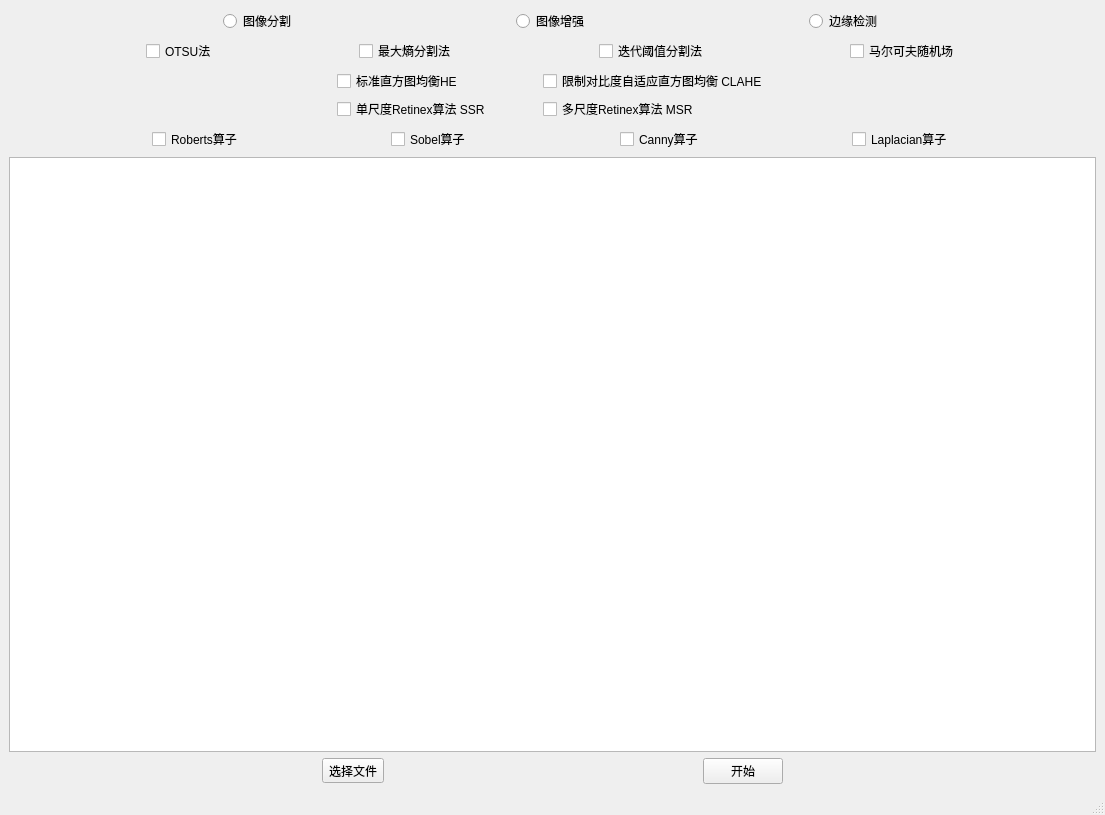
<?xml version="1.0" encoding="UTF-8"?>
<ui version="4.0">
 <class>MainWindow</class>
 <widget class="QMainWindow" name="MainWindow">
  <property name="geometry">
   <rect>
    <x>0</x>
    <y>0</y>
    <width>1105</width>
    <height>815</height>
   </rect>
  </property>
  <property name="windowTitle">
   <string>MainWindow</string>
  </property>
  <property name="inputMethodHints">
   <set>Qt::ImhNone</set>
  </property>
  <widget class="QWidget" name="centralwidget">
   <layout class="QVBoxLayout" name="verticalLayout">
    <item>
     <layout class="QHBoxLayout" name="horizontalLayout">
      <item>
       <spacer name="horizontalSpacer">
        <property name="orientation">
         <enum>Qt::Horizontal</enum>
        </property>
        <property name="sizeHint" stdset="0">
         <size>
          <width>38</width>
          <height>17</height>
         </size>
        </property>
       </spacer>
      </item>
      <item>
       <widget class="QRadioButton" name="radioButton">
        <property name="styleSheet">
         <string notr="true">font: 20pt &quot;宋体&quot;;</string>
        </property>
        <property name="text">
         <string>图像分割</string>
        </property>
       </widget>
      </item>
      <item>
       <spacer name="horizontalSpacer_3">
        <property name="orientation">
         <enum>Qt::Horizontal</enum>
        </property>
        <property name="sizeHint" stdset="0">
         <size>
          <width>40</width>
          <height>20</height>
         </size>
        </property>
       </spacer>
      </item>
      <item>
       <widget class="QRadioButton" name="radioButton_2">
        <property name="styleSheet">
         <string notr="true">font: 20pt &quot;宋体&quot;;</string>
        </property>
        <property name="text">
         <string>图像增强</string>
        </property>
       </widget>
      </item>
      <item>
       <spacer name="horizontalSpacer_4">
        <property name="orientation">
         <enum>Qt::Horizontal</enum>
        </property>
        <property name="sizeHint" stdset="0">
         <size>
          <width>40</width>
          <height>20</height>
         </size>
        </property>
       </spacer>
      </item>
      <item>
       <widget class="QRadioButton" name="radioButton_3">
        <property name="styleSheet">
         <string notr="true">font: 20pt &quot;宋体&quot;;</string>
        </property>
        <property name="text">
         <string>边缘检测</string>
        </property>
       </widget>
      </item>
      <item>
       <spacer name="horizontalSpacer_2">
        <property name="orientation">
         <enum>Qt::Horizontal</enum>
        </property>
        <property name="sizeHint" stdset="0">
         <size>
          <width>40</width>
          <height>20</height>
         </size>
        </property>
       </spacer>
      </item>
     </layout>
    </item>
    <item>
     <layout class="QGridLayout" name="gridLayout_3">
      <item row="0" column="4">
       <spacer name="horizontalSpacer_12">
        <property name="orientation">
         <enum>Qt::Horizontal</enum>
        </property>
        <property name="sizeHint" stdset="0">
         <size>
          <width>40</width>
          <height>20</height>
         </size>
        </property>
       </spacer>
      </item>
      <item row="0" column="1">
       <widget class="QCheckBox" name="checkBox">
        <property name="enabled">
         <bool>true</bool>
        </property>
        <property name="tabletTracking">
         <bool>false</bool>
        </property>
        <property name="autoFillBackground">
         <bool>false</bool>
        </property>
        <property name="styleSheet">
         <string notr="true">font: 16pt &quot;宋体&quot;;</string>
        </property>
        <property name="inputMethodHints">
         <set>Qt::ImhHiddenText</set>
        </property>
        <property name="text">
         <string>OTSU法</string>
        </property>
        <property name="checkable">
         <bool>true</bool>
        </property>
       </widget>
      </item>
      <item row="0" column="6">
       <spacer name="horizontalSpacer_13">
        <property name="orientation">
         <enum>Qt::Horizontal</enum>
        </property>
        <property name="sizeHint" stdset="0">
         <size>
          <width>40</width>
          <height>20</height>
         </size>
        </property>
       </spacer>
      </item>
      <item row="0" column="2">
       <spacer name="horizontalSpacer_11">
        <property name="orientation">
         <enum>Qt::Horizontal</enum>
        </property>
        <property name="sizeHint" stdset="0">
         <size>
          <width>40</width>
          <height>20</height>
         </size>
        </property>
       </spacer>
      </item>
      <item row="0" column="7">
       <widget class="QCheckBox" name="checkBox_4">
        <property name="styleSheet">
         <string notr="true">font: 16pt &quot;宋体&quot;;</string>
        </property>
        <property name="text">
         <string>马尔可夫随机场</string>
        </property>
       </widget>
      </item>
      <item row="0" column="0">
       <spacer name="horizontalSpacer_10">
        <property name="orientation">
         <enum>Qt::Horizontal</enum>
        </property>
        <property name="sizeHint" stdset="0">
         <size>
          <width>40</width>
          <height>20</height>
         </size>
        </property>
       </spacer>
      </item>
      <item row="0" column="3">
       <widget class="QCheckBox" name="checkBox_2">
        <property name="enabled">
         <bool>true</bool>
        </property>
        <property name="styleSheet">
         <string notr="true">font: 16pt &quot;宋体&quot;;</string>
        </property>
        <property name="text">
         <string>最大熵分割法</string>
        </property>
       </widget>
      </item>
      <item row="0" column="5">
       <widget class="QCheckBox" name="checkBox_3">
        <property name="styleSheet">
         <string notr="true">font: 16pt &quot;宋体&quot;;</string>
        </property>
        <property name="text">
         <string>迭代阈值分割法</string>
        </property>
       </widget>
      </item>
      <item row="0" column="8">
       <spacer name="horizontalSpacer_16">
        <property name="orientation">
         <enum>Qt::Horizontal</enum>
        </property>
        <property name="sizeHint" stdset="0">
         <size>
          <width>40</width>
          <height>20</height>
         </size>
        </property>
       </spacer>
      </item>
     </layout>
    </item>
    <item>
     <layout class="QGridLayout" name="gridLayout">
      <property name="verticalSpacing">
       <number>4</number>
      </property>
      <item row="0" column="1">
       <widget class="QCheckBox" name="checkBox_5">
        <property name="enabled">
         <bool>true</bool>
        </property>
        <property name="tabletTracking">
         <bool>false</bool>
        </property>
        <property name="autoFillBackground">
         <bool>false</bool>
        </property>
        <property name="styleSheet">
         <string notr="true">font: 16pt &quot;宋体&quot;;</string>
        </property>
        <property name="inputMethodHints">
         <set>Qt::ImhHiddenText</set>
        </property>
        <property name="text">
         <string>标准直方图均衡HE</string>
        </property>
        <property name="checkable">
         <bool>true</bool>
        </property>
       </widget>
      </item>
      <item row="0" column="5">
       <spacer name="horizontalSpacer_15">
        <property name="orientation">
         <enum>Qt::Horizontal</enum>
        </property>
        <property name="sizeHint" stdset="0">
         <size>
          <width>40</width>
          <height>20</height>
         </size>
        </property>
       </spacer>
      </item>
      <item row="2" column="4">
       <widget class="QCheckBox" name="checkBox_9">
        <property name="styleSheet">
         <string notr="true">font: 16pt &quot;宋体&quot;;</string>
        </property>
        <property name="text">
         <string>多尺度Retinex算法 MSR</string>
        </property>
       </widget>
      </item>
      <item row="0" column="0">
       <spacer name="horizontalSpacer_14">
        <property name="orientation">
         <enum>Qt::Horizontal</enum>
        </property>
        <property name="sizeHint" stdset="0">
         <size>
          <width>40</width>
          <height>20</height>
         </size>
        </property>
       </spacer>
      </item>
      <item row="0" column="2" colspan="2">
       <spacer name="horizontalSpacer_5">
        <property name="orientation">
         <enum>Qt::Horizontal</enum>
        </property>
        <property name="sizeHint" stdset="0">
         <size>
          <width>40</width>
          <height>20</height>
         </size>
        </property>
       </spacer>
      </item>
      <item row="2" column="2" colspan="2">
       <spacer name="horizontalSpacer_6">
        <property name="orientation">
         <enum>Qt::Horizontal</enum>
        </property>
        <property name="sizeHint" stdset="0">
         <size>
          <width>40</width>
          <height>20</height>
         </size>
        </property>
       </spacer>
      </item>
      <item row="2" column="1">
       <widget class="QCheckBox" name="checkBox_8">
        <property name="styleSheet">
         <string notr="true">font: 16pt &quot;宋体&quot;;</string>
        </property>
        <property name="text">
         <string>单尺度Retinex算法 SSR</string>
        </property>
       </widget>
      </item>
      <item row="0" column="4">
       <widget class="QCheckBox" name="checkBox_7">
        <property name="styleSheet">
         <string notr="true">font: 16pt &quot;宋体&quot;;</string>
        </property>
        <property name="text">
         <string>限制对比度自适应直方图均衡 CLAHE</string>
        </property>
       </widget>
      </item>
     </layout>
    </item>
    <item>
     <layout class="QGridLayout" name="gridLayout_2">
      <item row="0" column="3">
       <widget class="QCheckBox" name="checkBox_10">
        <property name="enabled">
         <bool>true</bool>
        </property>
        <property name="tabletTracking">
         <bool>false</bool>
        </property>
        <property name="autoFillBackground">
         <bool>false</bool>
        </property>
        <property name="styleSheet">
         <string notr="true">font: 16pt &quot;宋体&quot;;</string>
        </property>
        <property name="inputMethodHints">
         <set>Qt::ImhHiddenText</set>
        </property>
        <property name="text">
         <string>Sobel算子</string>
        </property>
        <property name="checkable">
         <bool>true</bool>
        </property>
       </widget>
      </item>
      <item row="0" column="0">
       <spacer name="horizontalSpacer_19">
        <property name="orientation">
         <enum>Qt::Horizontal</enum>
        </property>
        <property name="sizeHint" stdset="0">
         <size>
          <width>40</width>
          <height>20</height>
         </size>
        </property>
       </spacer>
      </item>
      <item row="0" column="7">
       <widget class="QCheckBox" name="checkBox_14">
        <property name="styleSheet">
         <string notr="true">font: 16pt &quot;宋体&quot;;</string>
        </property>
        <property name="text">
         <string>Laplacian算子</string>
        </property>
       </widget>
      </item>
      <item row="0" column="2">
       <spacer name="horizontalSpacer_17">
        <property name="orientation">
         <enum>Qt::Horizontal</enum>
        </property>
        <property name="sizeHint" stdset="0">
         <size>
          <width>40</width>
          <height>20</height>
         </size>
        </property>
       </spacer>
      </item>
      <item row="0" column="5">
       <widget class="QCheckBox" name="checkBox_13">
        <property name="styleSheet">
         <string notr="true">font: 16pt &quot;宋体&quot;;</string>
        </property>
        <property name="text">
         <string>Canny算子</string>
        </property>
       </widget>
      </item>
      <item row="0" column="4">
       <spacer name="horizontalSpacer_21">
        <property name="orientation">
         <enum>Qt::Horizontal</enum>
        </property>
        <property name="sizeHint" stdset="0">
         <size>
          <width>40</width>
          <height>20</height>
         </size>
        </property>
       </spacer>
      </item>
      <item row="0" column="9">
       <spacer name="horizontalSpacer_20">
        <property name="orientation">
         <enum>Qt::Horizontal</enum>
        </property>
        <property name="sizeHint" stdset="0">
         <size>
          <width>40</width>
          <height>20</height>
         </size>
        </property>
       </spacer>
      </item>
      <item row="0" column="1">
       <widget class="QCheckBox" name="checkBox_12">
        <property name="styleSheet">
         <string notr="true">font: 16pt &quot;宋体&quot;;</string>
        </property>
        <property name="text">
         <string>Roberts算子</string>
        </property>
       </widget>
      </item>
      <item row="0" column="6">
       <spacer name="horizontalSpacer_18">
        <property name="orientation">
         <enum>Qt::Horizontal</enum>
        </property>
        <property name="sizeHint" stdset="0">
         <size>
          <width>40</width>
          <height>20</height>
         </size>
        </property>
       </spacer>
      </item>
     </layout>
    </item>
    <item>
     <widget class="QGraphicsView" name="graphicsView"/>
    </item>
    <item>
     <layout class="QHBoxLayout" name="horizontalLayout_3">
      <item>
       <spacer name="horizontalSpacer_7">
        <property name="orientation">
         <enum>Qt::Horizontal</enum>
        </property>
        <property name="sizeHint" stdset="0">
         <size>
          <width>40</width>
          <height>20</height>
         </size>
        </property>
       </spacer>
      </item>
      <item>
       <widget class="QToolButton" name="toolButton">
        <property name="text">
         <string>选择文件</string>
        </property>
        <property name="checkable">
         <bool>false</bool>
        </property>
       </widget>
      </item>
      <item>
       <spacer name="horizontalSpacer_8">
        <property name="orientation">
         <enum>Qt::Horizontal</enum>
        </property>
        <property name="sizeHint" stdset="0">
         <size>
          <width>40</width>
          <height>20</height>
         </size>
        </property>
       </spacer>
      </item>
      <item>
       <widget class="QPushButton" name="pushButton_2">
        <property name="styleSheet">
         <string notr="true">font: 22pt &quot;黑体&quot;;</string>
        </property>
        <property name="text">
         <string>开始</string>
        </property>
       </widget>
      </item>
      <item>
       <spacer name="horizontalSpacer_9">
        <property name="orientation">
         <enum>Qt::Horizontal</enum>
        </property>
        <property name="sizeHint" stdset="0">
         <size>
          <width>40</width>
          <height>20</height>
         </size>
        </property>
       </spacer>
      </item>
     </layout>
    </item>
   </layout>
   <zorder>graphicsView</zorder>
   <zorder></zorder>
  </widget>
  <widget class="QMenuBar" name="menubar">
   <property name="geometry">
    <rect>
     <x>0</x>
     <y>0</y>
     <width>1105</width>
     <height>26</height>
    </rect>
   </property>
  </widget>
  <widget class="QStatusBar" name="statusbar"/>
 </widget>
 <resources/>
 <connections>
  <connection>
   <sender>radioButton</sender>
   <signal>clicked(bool)</signal>
   <receiver>checkBox_2</receiver>
   <slot>setVisible(bool)</slot>
   <hints>
    <hint type="sourcelabel">
     <x>291</x>
     <y>74</y>
    </hint>
    <hint type="destinationlabel">
     <x>364</x>
     <y>114</y>
    </hint>
   </hints>
  </connection>
  <connection>
   <sender>radioButton</sender>
   <signal>clicked(bool)</signal>
   <receiver>checkBox_3</receiver>
   <slot>setVisible(bool)</slot>
   <hints>
    <hint type="sourcelabel">
     <x>318</x>
     <y>74</y>
    </hint>
    <hint type="destinationlabel">
     <x>737</x>
     <y>114</y>
    </hint>
   </hints>
  </connection>
  <connection>
   <sender>radioButton</sender>
   <signal>clicked(bool)</signal>
   <receiver>checkBox</receiver>
   <slot>setVisible(bool)</slot>
   <hints>
    <hint type="sourcelabel">
     <x>318</x>
     <y>74</y>
    </hint>
    <hint type="destinationlabel">
     <x>78</x>
     <y>114</y>
    </hint>
   </hints>
  </connection>
  <connection>
   <sender>radioButton_2</sender>
   <signal>clicked(bool)</signal>
   <receiver>checkBox_2</receiver>
   <slot>setHidden(bool)</slot>
   <hints>
    <hint type="sourcelabel">
     <x>631</x>
     <y>74</y>
    </hint>
    <hint type="destinationlabel">
     <x>388</x>
     <y>114</y>
    </hint>
   </hints>
  </connection>
  <connection>
   <sender>radioButton</sender>
   <signal>clicked(bool)</signal>
   <receiver>checkBox_4</receiver>
   <slot>setVisible(bool)</slot>
   <hints>
    <hint type="sourcelabel">
     <x>318</x>
     <y>74</y>
    </hint>
    <hint type="destinationlabel">
     <x>1026</x>
     <y>114</y>
    </hint>
   </hints>
  </connection>
  <connection>
   <sender>radioButton_3</sender>
   <signal>clicked(bool)</signal>
   <receiver>checkBox_4</receiver>
   <slot>setHidden(bool)</slot>
   <hints>
    <hint type="sourcelabel">
     <x>945</x>
     <y>74</y>
    </hint>
    <hint type="destinationlabel">
     <x>1026</x>
     <y>114</y>
    </hint>
   </hints>
  </connection>
  <connection>
   <sender>radioButton_2</sender>
   <signal>clicked(bool)</signal>
   <receiver>checkBox_3</receiver>
   <slot>setHidden(bool)</slot>
   <hints>
    <hint type="sourcelabel">
     <x>631</x>
     <y>74</y>
    </hint>
    <hint type="destinationlabel">
     <x>737</x>
     <y>114</y>
    </hint>
   </hints>
  </connection>
  <connection>
   <sender>radioButton_3</sender>
   <signal>clicked(bool)</signal>
   <receiver>checkBox_2</receiver>
   <slot>setHidden(bool)</slot>
   <hints>
    <hint type="sourcelabel">
     <x>945</x>
     <y>74</y>
    </hint>
    <hint type="destinationlabel">
     <x>418</x>
     <y>114</y>
    </hint>
   </hints>
  </connection>
  <connection>
   <sender>radioButton_2</sender>
   <signal>clicked(bool)</signal>
   <receiver>checkBox</receiver>
   <slot>setHidden(bool)</slot>
   <hints>
    <hint type="sourcelabel">
     <x>631</x>
     <y>74</y>
    </hint>
    <hint type="destinationlabel">
     <x>78</x>
     <y>114</y>
    </hint>
   </hints>
  </connection>
  <connection>
   <sender>radioButton_2</sender>
   <signal>clicked(bool)</signal>
   <receiver>checkBox_4</receiver>
   <slot>setHidden(bool)</slot>
   <hints>
    <hint type="sourcelabel">
     <x>631</x>
     <y>74</y>
    </hint>
    <hint type="destinationlabel">
     <x>1026</x>
     <y>114</y>
    </hint>
   </hints>
  </connection>
  <connection>
   <sender>radioButton_3</sender>
   <signal>clicked(bool)</signal>
   <receiver>checkBox</receiver>
   <slot>setHidden(bool)</slot>
   <hints>
    <hint type="sourcelabel">
     <x>945</x>
     <y>74</y>
    </hint>
    <hint type="destinationlabel">
     <x>96</x>
     <y>114</y>
    </hint>
   </hints>
  </connection>
  <connection>
   <sender>radioButton_3</sender>
   <signal>clicked(bool)</signal>
   <receiver>checkBox_3</receiver>
   <slot>setHidden(bool)</slot>
   <hints>
    <hint type="sourcelabel">
     <x>945</x>
     <y>74</y>
    </hint>
    <hint type="destinationlabel">
     <x>737</x>
     <y>114</y>
    </hint>
   </hints>
  </connection>
  <connection>
   <sender>radioButton</sender>
   <signal>clicked(bool)</signal>
   <receiver>checkBox_5</receiver>
   <slot>setHidden(bool)</slot>
   <hints>
    <hint type="sourcelabel">
     <x>317</x>
     <y>56</y>
    </hint>
    <hint type="destinationlabel">
     <x>145</x>
     <y>131</y>
    </hint>
   </hints>
  </connection>
  <connection>
   <sender>radioButton</sender>
   <signal>clicked(bool)</signal>
   <receiver>checkBox_7</receiver>
   <slot>setHidden(bool)</slot>
   <hints>
    <hint type="sourcelabel">
     <x>264</x>
     <y>71</y>
    </hint>
    <hint type="destinationlabel">
     <x>186</x>
     <y>161</y>
    </hint>
   </hints>
  </connection>
  <connection>
   <sender>radioButton</sender>
   <signal>clicked(bool)</signal>
   <receiver>checkBox_8</receiver>
   <slot>setHidden(bool)</slot>
   <hints>
    <hint type="sourcelabel">
     <x>273</x>
     <y>44</y>
    </hint>
    <hint type="destinationlabel">
     <x>207</x>
     <y>199</y>
    </hint>
   </hints>
  </connection>
  <connection>
   <sender>radioButton</sender>
   <signal>clicked(bool)</signal>
   <receiver>checkBox_9</receiver>
   <slot>setHidden(bool)</slot>
   <hints>
    <hint type="sourcelabel">
     <x>282</x>
     <y>42</y>
    </hint>
    <hint type="destinationlabel">
     <x>607</x>
     <y>196</y>
    </hint>
   </hints>
  </connection>
  <connection>
   <sender>radioButton_2</sender>
   <signal>clicked(bool)</signal>
   <receiver>checkBox_5</receiver>
   <slot>setVisible(bool)</slot>
   <hints>
    <hint type="sourcelabel">
     <x>596</x>
     <y>57</y>
    </hint>
    <hint type="destinationlabel">
     <x>217</x>
     <y>126</y>
    </hint>
   </hints>
  </connection>
  <connection>
   <sender>radioButton_2</sender>
   <signal>clicked(bool)</signal>
   <receiver>checkBox_7</receiver>
   <slot>setVisible(bool)</slot>
   <hints>
    <hint type="sourcelabel">
     <x>475</x>
     <y>72</y>
    </hint>
    <hint type="destinationlabel">
     <x>269</x>
     <y>164</y>
    </hint>
   </hints>
  </connection>
  <connection>
   <sender>radioButton_2</sender>
   <signal>clicked(bool)</signal>
   <receiver>checkBox_8</receiver>
   <slot>setVisible(bool)</slot>
   <hints>
    <hint type="sourcelabel">
     <x>573</x>
     <y>56</y>
    </hint>
    <hint type="destinationlabel">
     <x>237</x>
     <y>198</y>
    </hint>
   </hints>
  </connection>
  <connection>
   <sender>radioButton_2</sender>
   <signal>clicked(bool)</signal>
   <receiver>checkBox_9</receiver>
   <slot>setVisible(bool)</slot>
   <hints>
    <hint type="sourcelabel">
     <x>599</x>
     <y>49</y>
    </hint>
    <hint type="destinationlabel">
     <x>646</x>
     <y>205</y>
    </hint>
   </hints>
  </connection>
  <connection>
   <sender>radioButton_3</sender>
   <signal>clicked(bool)</signal>
   <receiver>checkBox_5</receiver>
   <slot>setHidden(bool)</slot>
   <hints>
    <hint type="sourcelabel">
     <x>827</x>
     <y>49</y>
    </hint>
    <hint type="destinationlabel">
     <x>250</x>
     <y>124</y>
    </hint>
   </hints>
  </connection>
  <connection>
   <sender>radioButton_3</sender>
   <signal>clicked(bool)</signal>
   <receiver>checkBox_7</receiver>
   <slot>setHidden(bool)</slot>
   <hints>
    <hint type="sourcelabel">
     <x>905</x>
     <y>48</y>
    </hint>
    <hint type="destinationlabel">
     <x>294</x>
     <y>171</y>
    </hint>
   </hints>
  </connection>
  <connection>
   <sender>radioButton_3</sender>
   <signal>clicked(bool)</signal>
   <receiver>checkBox_8</receiver>
   <slot>setHidden(bool)</slot>
   <hints>
    <hint type="sourcelabel">
     <x>909</x>
     <y>50</y>
    </hint>
    <hint type="destinationlabel">
     <x>312</x>
     <y>199</y>
    </hint>
   </hints>
  </connection>
  <connection>
   <sender>radioButton_3</sender>
   <signal>clicked(bool)</signal>
   <receiver>checkBox_9</receiver>
   <slot>setHidden(bool)</slot>
   <hints>
    <hint type="sourcelabel">
     <x>909</x>
     <y>62</y>
    </hint>
    <hint type="destinationlabel">
     <x>665</x>
     <y>215</y>
    </hint>
   </hints>
  </connection>
  <connection>
   <sender>radioButton</sender>
   <signal>clicked(bool)</signal>
   <receiver>checkBox_10</receiver>
   <slot>setHidden(bool)</slot>
   <hints>
    <hint type="sourcelabel">
     <x>289</x>
     <y>67</y>
    </hint>
    <hint type="destinationlabel">
     <x>171</x>
     <y>242</y>
    </hint>
   </hints>
  </connection>
  <connection>
   <sender>radioButton</sender>
   <signal>clicked(bool)</signal>
   <receiver>checkBox_12</receiver>
   <slot>setHidden(bool)</slot>
   <hints>
    <hint type="sourcelabel">
     <x>303</x>
     <y>54</y>
    </hint>
    <hint type="destinationlabel">
     <x>813</x>
     <y>238</y>
    </hint>
   </hints>
  </connection>
  <connection>
   <sender>radioButton</sender>
   <signal>clicked(bool)</signal>
   <receiver>checkBox_13</receiver>
   <slot>setHidden(bool)</slot>
   <hints>
    <hint type="sourcelabel">
     <x>290</x>
     <y>71</y>
    </hint>
    <hint type="destinationlabel">
     <x>178</x>
     <y>277</y>
    </hint>
   </hints>
  </connection>
  <connection>
   <sender>radioButton</sender>
   <signal>clicked(bool)</signal>
   <receiver>checkBox_14</receiver>
   <slot>setHidden(bool)</slot>
   <hints>
    <hint type="sourcelabel">
     <x>245</x>
     <y>60</y>
    </hint>
    <hint type="destinationlabel">
     <x>458</x>
     <y>272</y>
    </hint>
   </hints>
  </connection>
  <connection>
   <sender>radioButton_2</sender>
   <signal>clicked(bool)</signal>
   <receiver>checkBox_10</receiver>
   <slot>setHidden(bool)</slot>
   <hints>
    <hint type="sourcelabel">
     <x>473</x>
     <y>58</y>
    </hint>
    <hint type="destinationlabel">
     <x>207</x>
     <y>238</y>
    </hint>
   </hints>
  </connection>
  <connection>
   <sender>radioButton_2</sender>
   <signal>clicked(bool)</signal>
   <receiver>checkBox_12</receiver>
   <slot>setHidden(bool)</slot>
   <hints>
    <hint type="sourcelabel">
     <x>563</x>
     <y>57</y>
    </hint>
    <hint type="destinationlabel">
     <x>836</x>
     <y>254</y>
    </hint>
   </hints>
  </connection>
  <connection>
   <sender>radioButton_2</sender>
   <signal>clicked(bool)</signal>
   <receiver>checkBox_13</receiver>
   <slot>setHidden(bool)</slot>
   <hints>
    <hint type="sourcelabel">
     <x>631</x>
     <y>74</y>
    </hint>
    <hint type="destinationlabel">
     <x>198</x>
     <y>277</y>
    </hint>
   </hints>
  </connection>
  <connection>
   <sender>radioButton_2</sender>
   <signal>clicked(bool)</signal>
   <receiver>checkBox_14</receiver>
   <slot>setHidden(bool)</slot>
   <hints>
    <hint type="sourcelabel">
     <x>550</x>
     <y>54</y>
    </hint>
    <hint type="destinationlabel">
     <x>480</x>
     <y>275</y>
    </hint>
   </hints>
  </connection>
  <connection>
   <sender>radioButton_3</sender>
   <signal>clicked(bool)</signal>
   <receiver>checkBox_10</receiver>
   <slot>setVisible(bool)</slot>
   <hints>
    <hint type="sourcelabel">
     <x>858</x>
     <y>48</y>
    </hint>
    <hint type="destinationlabel">
     <x>234</x>
     <y>234</y>
    </hint>
   </hints>
  </connection>
  <connection>
   <sender>radioButton_3</sender>
   <signal>clicked(bool)</signal>
   <receiver>checkBox_12</receiver>
   <slot>setVisible(bool)</slot>
   <hints>
    <hint type="sourcelabel">
     <x>859</x>
     <y>53</y>
    </hint>
    <hint type="destinationlabel">
     <x>852</x>
     <y>244</y>
    </hint>
   </hints>
  </connection>
  <connection>
   <sender>radioButton_3</sender>
   <signal>clicked(bool)</signal>
   <receiver>checkBox_13</receiver>
   <slot>setVisible(bool)</slot>
   <hints>
    <hint type="sourcelabel">
     <x>846</x>
     <y>74</y>
    </hint>
    <hint type="destinationlabel">
     <x>225</x>
     <y>277</y>
    </hint>
   </hints>
  </connection>
  <connection>
   <sender>radioButton_3</sender>
   <signal>clicked(bool)</signal>
   <receiver>checkBox_14</receiver>
   <slot>setVisible(bool)</slot>
   <hints>
    <hint type="sourcelabel">
     <x>791</x>
     <y>60</y>
    </hint>
    <hint type="destinationlabel">
     <x>500</x>
     <y>274</y>
    </hint>
   </hints>
  </connection>
 </connections>
</ui>
